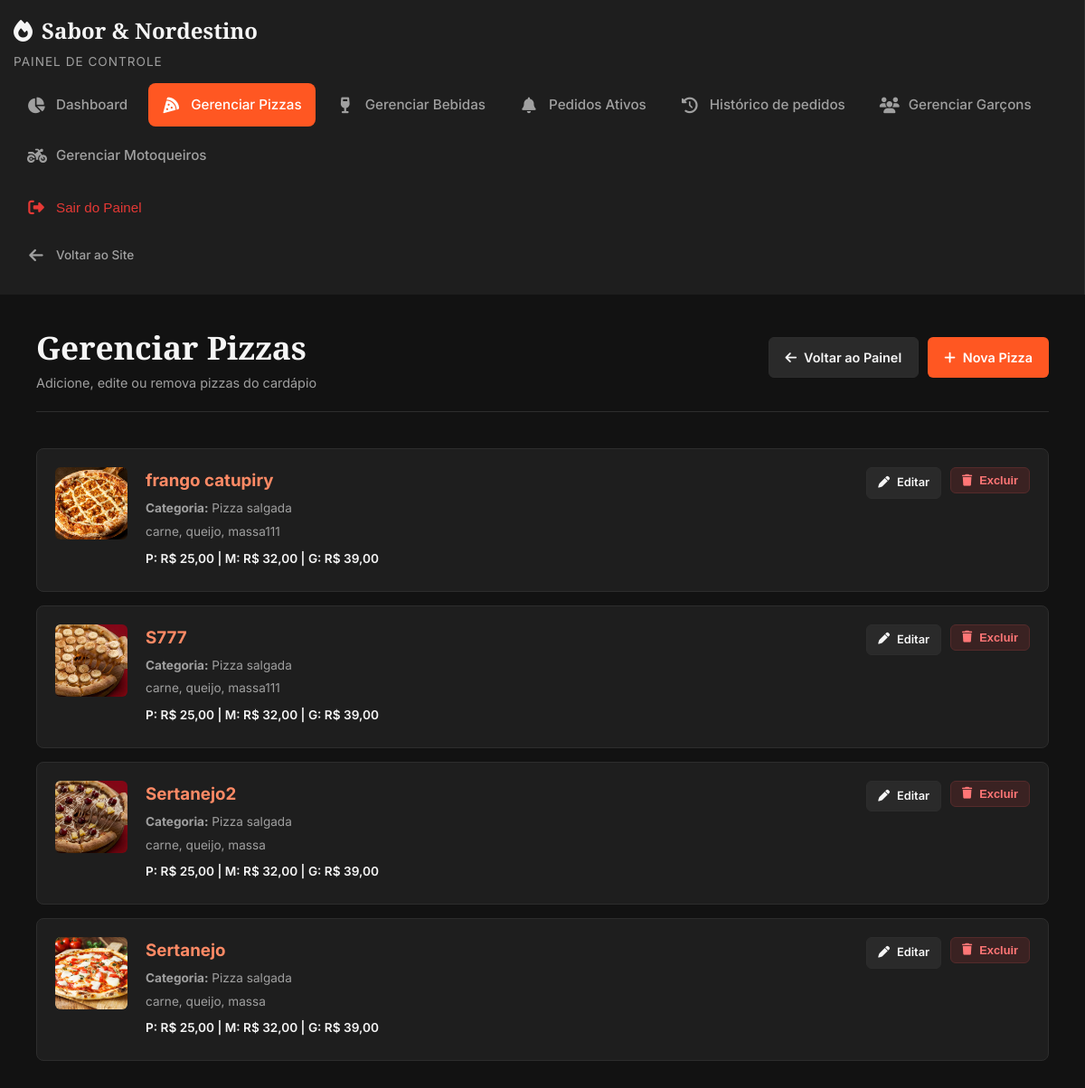
The app's page /painel/pizzas/ (signed in) with its own data.
### pizzaria/models.py (models this page shows, shortened)
class Pizza(SanitizedModelMixin, models.Model):
	CATEGORIA_SALGADA = 'salgada'
	CATEGORIA_DOCE = 'doce'
	CATEGORIA_CHOICES = [
		(CATEGORIA_SALGADA, 'Pizza salgada'),
		(CATEGORIA_DOCE, 'Pizza doce'),
	]
	nome = models.CharField(max_length=100)
	ingredientes = models.CharField(max_length=255)
	imagem = models.ImageField(upload_to='pizzas/', blank=True, null=True)
	categoria = models.CharField(max_length=10, choices=CATEGORIA_CHOICES, default=CATEGORIA_SALGADA)
	disponivel = models.BooleanField(default=True)
	criado_em = models.DateTimeField(auto_now_add=True)
	especial = models.BooleanField(default=False, help_text='Atum, Carne de Sol ou 4 Queijos')

### pizzaria/views.py (the view)
# urls.py: path('painel/pizzas/', views.painel_pizzas, name='painel_pizzas'),
@dono_required
def painel_pizzas(request):
	pizzas = Pizza.objects.all().order_by('-criado_em')
	return render(request, 'pizzaria/painel_pizzas.html', {'pizzas': pizzas, 'active_page': 'pizzas'})

### pizzaria/context_processors.py (called while the page is built)
def usuario_painel(request):
    return {
        'usuario_e_garcom': garcom_user(request.user),
    }

### pizzaria/views.py (called while the page is built)
def garcom_user(user):
	return user.is_authenticated and user.groups.filter(name='Garçons').exists()

def dono_required(view_func):
	@wraps(view_func)
	def wrapped(request, *args, **kwargs):
		if not request.user.is_authenticated:
			return redirect(f"/login/?next={request.path}")
		if garcom_user(request.user):
			return redirect('painel_pedidos')
		return view_func(request, *args, **kwargs)
	return wrapped

### pizzaria/templates/pizzaria/painel_pizzas.html (shortened to what this page needs)
{% load static %}
<!DOCTYPE html>
<html lang="pt-BR">
<head>
    <link rel="stylesheet" href="https://cdnjs.cloudflare.com/ajax/libs/font-awesome/6.4.0/css/all.min.css">
    <link rel="stylesheet" href="{% static 'pizzaria/gerenciar.css' %}?v=6">
    <link rel="stylesheet" href="{% static 'pizzaria/painel_sidebar.css' %}?v=11">
</head>
<body class="admin-body">
    <div class="admin-layout">
        {% include 'pizzaria/partials/painel_sidebar.html' with active_page='pizzas' %}
        <main class="admin-content">
            <header class="admin-header">
                <div>
                    <h1>Gerenciar Pizzas</h1>
                    <p>Adicione, edite ou remova pizzas do cardápio</p>
                </div>
                <div class="admin-actions-top">
                    <a href="{% url 'painel' %}" class="btn btn-secondary"><i class="fa-solid fa-arrow-left"></i> Voltar ao Painel</a>
                    <a href="{% url 'pizza_adicionar' %}" class="btn btn-primary"><i class="fa-solid fa-plus"></i> Nova Pizza</a>
                </div>
            </header>
            <div class="items-list-grid">
                {% for pizza in pizzas %}
                <div class="management-card pizza-management-card">
                    {% if pizza.imagem %}
                    <img src="{{ pizza.imagem.url }}" alt="{{ pizza.nome }}" class="item-thumb">
                    {% endif %}
                    <div class="item-info">
                        <h3>{{ pizza.nome }}{% if not pizza.disponivel %} <span class="item-desc">(Indisponível)</span>{% endif %}</h3>
                        <p class="item-category-label"><strong>Categoria:</strong> {% if pizza.categoria == 'doce' %}Pizza doce{% else %}Pizza salgada{% endif %}</p>
                        <p class="item-desc">{{ pizza.ingredientes }}</p>
                        <p class="item-price">P: R$ 25,00 | M: R$ 32,00 | G: R$ 39,00</p>
                    </div>
                    <div class="item-actions">
                        <a href="{% url 'pizza_editar' pizza.id %}" class="btn btn-secondary btn-sm"><i class="fa-solid fa-pen"></i> Editar</a>
                        <form method="post" action="{% url 'pizza_excluir' pizza.id %}" onsubmit="return confirm('Tem certeza que deseja excluir esta pizza?');">
                            <button type="submit" class="btn btn-danger btn-sm"><i class="fa-solid fa-trash"></i> Excluir</button>
                        </form>
                    </div>
                </div>
                {% endfor %}
            </div>
        </main>
    </div>
</body>
</html>

### pizzaria/templates/pizzaria/partials/painel_sidebar.html (shortened to what this page needs)
{% load static %}
<aside class="admin-sidebar">
    <div class="sidebar-brand">
        <div class="logo"><i class="fa-solid fa-fire text-primary"></i><span class="logo-text">Sabor <span class="text-primary">&amp;</span> Nordestino</span></div>
        <p class="brand-subtitle">Painel de Controle</p>
    </div>
    <nav class="sidebar-nav" aria-label="Navegação administrativa">
        {% if not usuario_e_garcom %}
        <a href="{% url 'painel' %}" class="nav-item {% if active_page == 'dashboard' %}active{% endif %}"><i class="fa-solid fa-chart-pie"></i> Dashboard</a>
        <div class="nav-submenu">
            <a href="{% url 'painel_pizzas' %}" class="nav-item {% if active_page == 'pizzas' %}active{% endif %}"><i class="fa-solid fa-pizza-slice"></i> Gerenciar Pizzas</a>
            <a href="{% url 'painel_bebidas' %}" class="nav-item {% if active_page == 'bebidas' %}active{% endif %}"><i class="fa-solid fa-wine-glass"></i> Gerenciar Bebidas</a>
        </div>
        <div class="nav-submenu">
            <a href="{% url 'painel_pedidos' %}" class="nav-item {% if active_page == 'pedidos' %}active{% endif %}"><i class="fa-solid fa-bell"></i> Pedidos Ativos</a>
            <a href="{% url 'historico_pedidos' %}" class="nav-item {% if active_page == 'historico' %}active{% endif %}"><i class="fa-solid fa-clock-rotate-left"></i> Histórico de pedidos</a>
        </div>
        <div class="nav-submenu">
            <a href="{% url 'painel_garcons' %}" class="nav-item {% if active_page == 'garcons' %}active{% endif %}"><i class="fa-solid fa-users"></i> Gerenciar Garçons</a>
            <a href="{% url 'cadastrar_motoqueiro' %}" class="nav-item {% if active_page == 'motoqueiros' %}active{% endif %}"><i class="fa-solid fa-motorcycle"></i> Gerenciar Motoqueiros</a>
        </div>
        {% endif %}
    </nav>
    <div class="sidebar-footer">
        <form method="post" action="{% url 'logout' %}">
            <button type="submit" class="nav-item logout-btn" style="border: 0; background: transparent; width: 100%; text-align: left; cursor: pointer;">
                <i class="fa-solid fa-right-from-bracket"></i> Sair do Painel
            </button>
        </form>
        <a href="{% url 'index' %}" class="nav-item text-muted" style="margin-top: 10px; font-size: 0.85rem;"><i class="fa-solid fa-arrow-left"></i> Voltar ao Site</a>
    </div>
</aside>

### pizzaria/static/pizzaria/gerenciar.css (style rules this page uses)
:root { --bg-main: #121212; --bg-card: #1E1E1E; --border-color: #2D2D2D; --text-light: #F5F5F5; --text-muted: #A0A0A0; --primary: #FF5722; --primary-hover: #F4511E; --font-serif: 'Playfair Display', serif; --font-sans: 'Inter', sans-serif; }
* { box-sizing: border-box; margin: 0; padding: 0; }
body.admin-body { background-color: var(--bg-main); color: var(--text-light); font-family: var(--font-sans); height: 100vh; overflow: hidden; }
.admin-layout { display: flex; height: 100vh; }
.admin-sidebar { width: 280px; background-color: var(--bg-card); border-right: 1px solid var(--border-color); display: flex; flex-direction: column; padding: 25px 20px; flex-shrink: 0; }
.sidebar-brand { margin-bottom: 40px; padding-bottom: 20px; border-bottom: 1px solid var(--border-color); }
.logo { display: flex; align-items: center; gap: 10px; font-family: var(--font-serif); font-size: 1.2rem; font-weight: 700; }
.brand-subtitle { font-size: 0.85rem; color: var(--text-muted); margin-top: 5px; text-transform: uppercase; letter-spacing: 1px; }
.sidebar-nav { flex: 1; overflow-y: auto; }
.nav-item { display: flex; align-items: center; gap: 12px; padding: 12px 15px; color: var(--text-muted); text-decoration: none; border-radius: 8px; font-size: 0.95rem; font-weight: 500; margin-bottom: 5px; transition: all 0.2s ease; }
.nav-item i { width: 20px; text-align: center; font-size: 1.1rem; }
.nav-item:hover, .nav-item.active { background-color: rgba(255, 87, 34, 0.1); color: var(--primary); }
.nav-item.active { background-color: var(--primary); color: #fff; }
.sidebar-footer { border-top: 1px solid var(--border-color); padding-top: 20px; margin-top: auto; }
.logout-btn { color: #E53935; }
.admin-content { flex: 1; background-color: var(--bg-main); overflow-y: auto; padding: 30px 40px; }
.admin-header { display: flex; justify-content: space-between; align-items: center; margin-bottom: 40px; border-bottom: 1px solid var(--border-color); padding-bottom: 20px; flex-wrap: wrap; gap: 15px; }
.admin-header h1 { font-family: var(--font-serif); font-size: 2.2rem; }
.admin-header p { color: var(--text-muted); font-size: 0.9rem; }
.admin-actions-top { display: flex; gap: 10px; }
.btn { display: inline-flex; align-items: center; justify-content: center; gap: 8px; padding: 10px 18px; border-radius: 6px; font-size: 0.9rem; font-weight: 600; cursor: pointer; text-decoration: none; border: none; transition: 0.2s; }
.btn-primary { background-color: var(--primary); color: #fff; }
.btn-secondary { background-color: #2A2A2A; color: var(--text-light); border: 1px solid var(--border-color); }
.btn-danger { background-color: #3A2222; color: #ff7676; border: 1px solid #552B2B; }
.btn-sm { padding: 6px 12px; font-size: 0.8rem; }
.items-list-grid { display: flex; flex-direction: column; gap: 15px; }
.management-card { background-color: var(--bg-card); border: 1px solid var(--border-color); border-radius: 8px; padding: 20px; display: flex; justify-content: space-between; align-items: center; gap: 20px; }
.pizza-management-card { align-items: flex-start; }
.item-thumb { width: 80px; height: 80px; object-fit: cover; border-radius: 6px; }
.item-info { flex: 1; }
.item-info h3 { margin-bottom: 5px; color: #ff8a65; }
.item-desc, .item-category-label, .item-price { font-size: 0.85rem; color: var(--text-muted); margin-bottom: 4px; }
.item-price { color: var(--text-light); font-weight: 600; margin-top: 8px; }
.item-actions { display: flex; gap: 10px; }

### records on screen
Pizza: imagem (picture), nome "frango catupiry", categoria "Pizza salgada", ingredientes "carne, queijo, massa111"
Pizza: imagem (picture), nome "S777", categoria "Pizza salgada", ingredientes "carne, queijo, massa111"
Pizza: imagem (picture), nome "Sertanejo2", categoria "Pizza salgada", ingredientes "carne, queijo, massa"
Pizza: imagem (picture), nome "Sertanejo", categoria "Pizza salgada", ingredientes "carne, queijo, massa"
